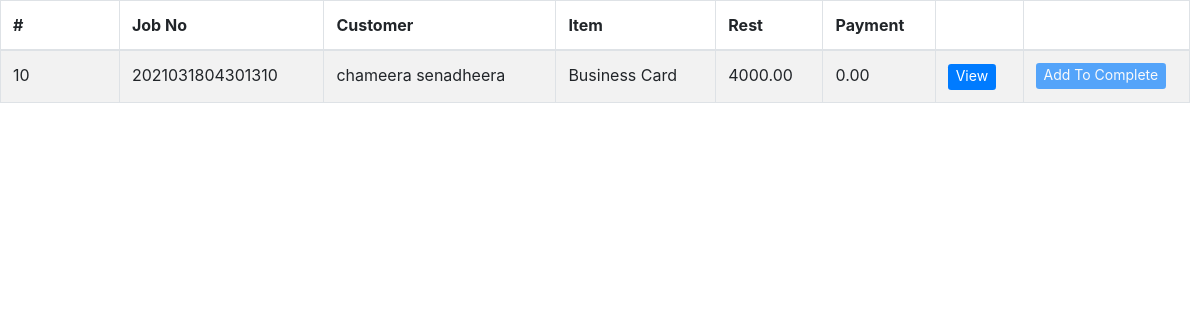
Page /tables/dispatch_table.php (signed in) on the earlier database version.
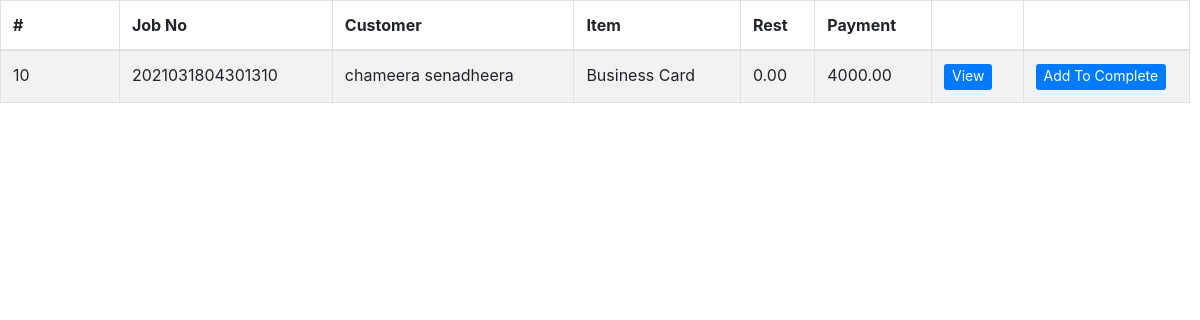
Same page on the later database version.
### tables this page shows
CREATE TABLE `jobs` (
  `id` int(11) NOT NULL,
  `job_no` varchar(100) NOT NULL,
  `customer` varchar(400) NOT NULL,
  `channel` varchar(100) NOT NULL,
  `job_type` varchar(100) NOT NULL,
  `product` varchar(100) NOT NULL,
  `category` varchar(100) NOT NULL,
  `material` varchar(64) NOT NULL,
  `size` varchar(50) NOT NULL,
  `bind` varchar(50) NOT NULL,
  `colour` text NOT NULL,
  `user_description` varchar(250) NOT NULL,
  `date` date NOT NULL,
  `quantity` decimal(10,2) NOT NULL,
  `unit_price` decimal(10,2) NOT NULL,
  `budget` decimal(10,2) NOT NULL,
  `discount` decimal(10,2) NOT NULL,
  `discounted` decimal(10,2) NOT NULL,
  `ad_pay_amount` decimal(10,2) NOT NULL,
  `rest` decimal(10,2) NOT NULL,
  `admin_description` varchar(250) NOT NULL,
  `state` enum('request','design','production','reject','QA','complete','dispatch') NOT NULL,
  `accepted_by` varchar(100) NOT NULL,
  `designed_by` varchar(150) NOT NULL,
  `production_by` varchar(150) NOT NULL,
  `checked_by` varchar(100) NOT NULL,
  `failed_reason` varchar(255) NOT NULL,
  `cash` decimal(10,2) NOT NULL,
  `change_amt` decimal(10,2) NOT NULL,
  `payment` decimal(10,2) NOT NULL,
  `dispatch_day` varchar(100) NOT NULL,
  `dispatch_year` varchar(10) NOT NULL,
  `dispatch_month` varchar(10) NOT NULL,
  `dispatched_by` varchar(150) NOT NULL
);

### tables/dispatch_table.php (the view, shortened to what this page needs)
<!DOCTYPE html>
<html>
<head>
</head>
<body>
      <?php
       require '../include/config.php';
       $view_status ="dispatch";
      if(isset($_POST["query"]))
      {
         $search =$_POST["query"];
         $query = "SELECT * FROM jobs WHERE state='$view_status' AND id LIKE '%".$search."%' ";
      }
      else
      {
         $query = "SELECT * FROM jobs WHERE state='$view_status'";
      }
      $result = mysqli_query($conn ,$query);
      if(mysqli_num_rows($result)>0)
      {
        ?>
     <div class="tablealign">
     <?php include('../include/head.php'); ?>
      <table id="example" class="table table-striped table-bordered" style="width:100%">
       <thead>
        <tr>
         <th>#</th>
         <th>Job No</th>
         <th>Customer</th>
         <th>Item</th>
         <th>Rest</th>
         <th>Payment</th>
         <th></th>
         <th style="width: 14%;"></th>
        </tr>
       </thead>
       <tbody>
       <?php
       while($row = mysqli_fetch_array($result))
       {
        echo '
        <tr>
         <td style="width: 10%;">'.$row["id"].'</td>
         <td>'.$row["job_no"].'</td>
         <td>'.$row["customer"].'</td>
         <td>'.$row["product"].'</td>
         <td>'.$row["rest"].'</td>
         <td>'.$row["payment"].'</td>
         <td><button type="button" id="'.$row["id"].'" name="'.$row["id"].'" class="btn btn-primary btn-sm view_data" data-toggle="modal" data-target="#myModaldispatch" style="border: 0px; color: #ffffff; font-size: 14px; padding-top: 1px;">View</button></td>';
        if($row["payment"]>=$row["rest"]){
          echo  '<td><button type="button"  onclick="addcomplete('.$row["id"].')" class="btn btn-primary btn-sm" style="border: 0px; color: #ffffff; font-size: 14px; padding-top: 1px;">Add To Complete</button></td>';
        }
        else {
          echo  '<td><button type="button"  onclick="addcomplete('.$row["id"].')" class="btn btn-primary btn-sm tooltip" style="border: 0px; color: #ffffff; font-size: 14px; padding-top: 1px;" disabled>Add To Complete</button></td>';
        }
        echo '</tr>';
       }
       ?>
       </tbody>
      </table>
    </div>
       <?php
      }
      else
      {
       echo 'Data Not Found';
      }
      ?>
  </body>
  </html>

### include/head.php (shortened to what this page needs)
<link href="../vendor/bootstrap/css/bootstrap.min.css" rel="stylesheet">
<link href="../vendor/font-awesome/css/font-awesome.min.css" rel="stylesheet" type="text/css">
<link href="../vendor/datatables/dataTables.bootstrap4.css" rel="stylesheet">
<link href="../css/sb-admin.css" rel="stylesheet">
<link href="../css/main.css" rel="stylesheet">

### css/sb-admin.css (style rules this page uses)
html { position: relative; min-height: 100%; }
body { overflow-x: hidden; }

### tables/dispatch_table.php (style rules this page uses)
.tablealign { margin-right: 10px; }

Differences in the rows shown:
changed jobs "chameera senadheera": rest "4000.00" → "0.00"; payment "0.00" → "4000.00"
